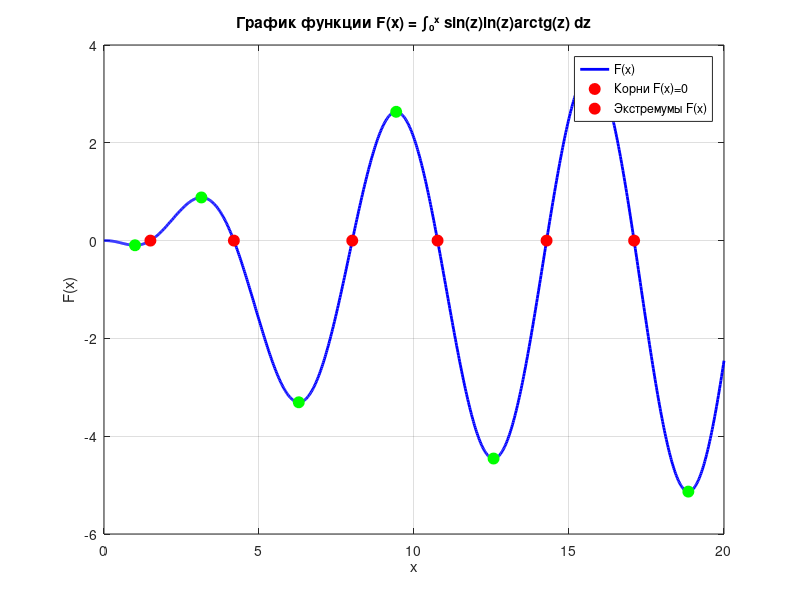
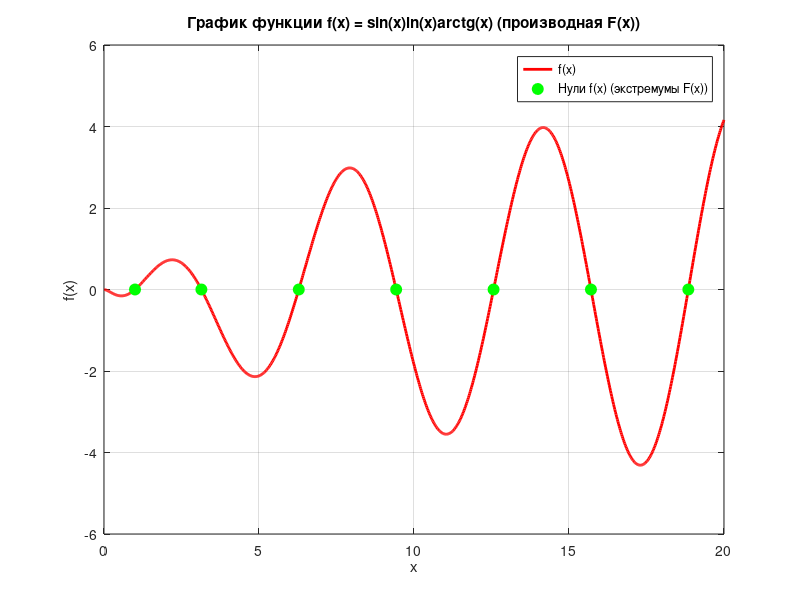

MATLAB code to generate these figures, in order:
clear all;
close all;
clc;


f = @(y) sin(y) .* log(y) .* atan(y);

F = @(x) integral(f, 0, x, 'ArrayValued', true);


x = linspace(0.01, 20, 1000);
y_F = arrayfun(F, x);


figure;
plot(x, y_F, 'b-', 'LineWidth', 2);
hold on;
grid on;
title('График функции F(x) = ∫₀ˣ sin(z)ln(z)arctg(z) dz');
xlabel('x');
ylabel('F(x)');

sign_changes = find(diff(sign(y_F)));
roots_x = zeros(1, length(sign_changes));

for i = 1:length(sign_changes)
    idx = sign_changes(i);
    roots_x(i) = fzero(F, [x(idx), x(idx+1)]);
    plot(roots_x(i), 0, 'ro', 'MarkerSize', 8, 'MarkerFaceColor', 'r');
end


sign_changes_f = find(diff(sign(f(x))));
extrema_x = zeros(1, length(sign_changes_f));

for i = 1:length(sign_changes_f)
    idx = sign_changes_f(i);
    extrema_x(i) = fzero(f, [x(idx), x(idx+1)]);
    plot(extrema_x(i), F(extrema_x(i)), 'go', 'MarkerSize', 8, 'MarkerFaceColor', 'g');
end


extrema_type = cell(1, length(extrema_x));
for i = 1:length(extrema_x)
    if i == 1
        left = extrema_x(i) - 0.1;
    else
        left = extrema_x(i-1);
    end

    if i == length(extrema_x)
        right = extrema_x(i) + 0.1;
    else
        right = extrema_x(i+1);
    end

    test_point1 = (extrema_x(i) + left)/2;
    test_point2 = (extrema_x(i) + right)/2;

    f_val1 = f(test_point1);
    f_val2 = f(test_point2);

    if f_val1 > 0 && f_val2 < 0
        extrema_type{i} = 'max';
    elseif f_val1 < 0 && f_val2 > 0
        extrema_type{i} = 'min';
    else
        extrema_type{i} = '?';
    end
end


fprintf('Корни функции F(x) (F(x) = 0) на интервале (0, 20):\n');
disp(roots_x);

fprintf('\nЭкстремумы функции F(x) на интервале (0, 20):\n');
for i = 1:length(extrema_x)
    fprintf('x = %f: %s, F(x) = %f\n', extrema_x(i), extrema_type{i}, F(extrema_x(i)));
end


legend('F(x)', 'Корни F(x)=0', 'Экстремумы F(x)', 'Location', 'best');


figure;
plot(x, f(x), 'r-', 'LineWidth', 2);
hold on;
plot(extrema_x, zeros(size(extrema_x)), 'go', 'MarkerSize', 8, 'MarkerFaceColor', 'g');
grid on;
title('График функции f(x) = sin(x)ln(x)arctg(x) (производная F(x))');
xlabel('x');
ylabel('f(x)');
legend('f(x)', 'Нули f(x) (экстремумы F(x))', 'Location', 'best');
